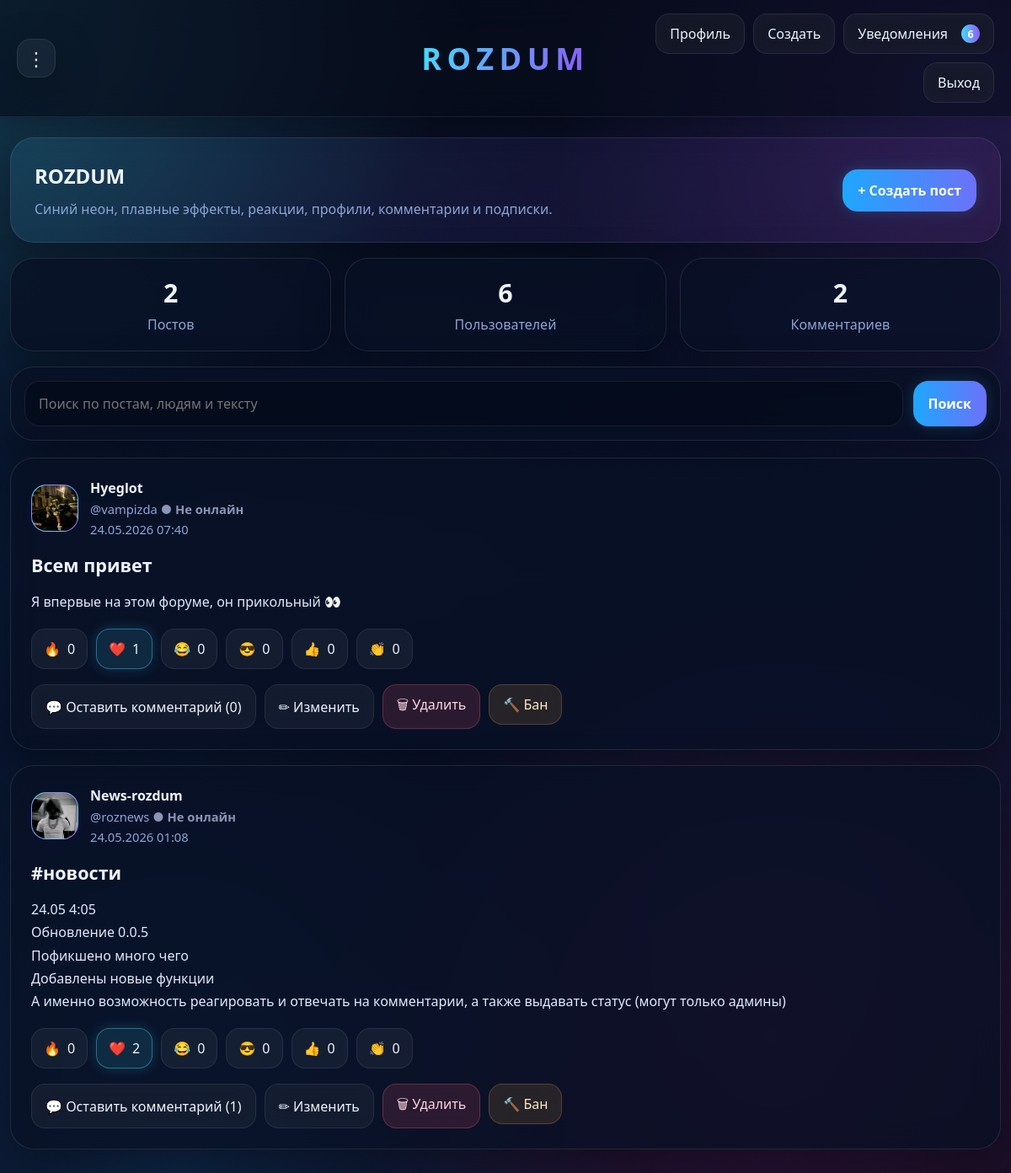
The page /forum (signed in) on the database its author committed.
### app.py (models this page shows)
class Topic(db.Model):
    id = db.Column(db.Integer, primary_key=True)
    title = db.Column(db.String(220), nullable=False)
    content = db.Column(db.Text, nullable=False)
    image = db.Column(db.String(255), default="")
    created_at = db.Column(db.DateTime, default=datetime.utcnow, nullable=False)
    updated_at = db.Column(db.DateTime, default=datetime.utcnow, onupdate=datetime.utcnow)
    user_id = db.Column(db.Integer, db.ForeignKey("user.id"), nullable=False)
    author = db.relationship("User", backref=db.backref("topics", lazy=True))

class User(UserMixin, db.Model):
    id = db.Column(db.Integer, primary_key=True)
    username = db.Column(db.String(80), unique=True, nullable=False, index=True)
    nickname = db.Column(db.String(80), nullable=False)
    password = db.Column(db.String(255), nullable=False)
    avatar = db.Column(db.String(255), default="")
    bio = db.Column(db.Text, default="")
    status = db.Column(db.String(120), default="")
    is_admin = db.Column(db.Boolean, default=False)
    is_banned = db.Column(db.Boolean, default=False)
    last_seen = db.Column(db.DateTime, default=datetime.utcnow, nullable=False)
    created_at = db.Column(db.DateTime, default=datetime.utcnow, nullable=False)

### app.py (the view, shortened to what this page needs)
@app.route("/forum")
@login_required
def forum():
    search = request.args.get("q", "").strip()
    query = Topic.query.join(User, Topic.user_id == User.id)
    topics = query.order_by(Topic.id.desc()).all()
    for topic in topics:
        decorate_topic(topic)
    return render_template(
        "forum.html",
        topics=topics,
        search=search,
        total_topics=Topic.query.count(),
        total_users=User.query.count(),
        total_comments=Comment.query.count(),
    )

### app.py (called while the page is built)
@login_manager.user_loader
def load_user(user_id):
    return User.query.get(int(user_id))

def is_online(user):
    if not user or not user.last_seen:
        return False
    return datetime.utcnow() - user.last_seen <= ONLINE_WINDOW

def decorate_topic(topic):
    topic.reaction_counts = {
        emoji: Reaction.query.filter_by(topic_id=topic.id, reaction=emoji).count()
        for emoji in REACTIONS
    }
    topic.comment_count = Comment.query.filter_by(topic_id=topic.id, parent_id=None).count()
    if current_user.is_authenticated:
        my_reaction = Reaction.query.filter_by(topic_id=topic.id, user_id=current_user.id).first()
        topic.my_reaction = my_reaction.reaction if my_reaction else ""
    else:
        topic.my_reaction = ""
    return topic

@app.context_processor
def inject_globals():
    unread = 0
    if current_user.is_authenticated:
        unread = Notification.query.filter_by(user_id=current_user.id, is_read=False).count()
    return {
        "unread_notifications_count": unread,
        "reactions_list": REACTIONS,
        "is_online": is_online,
    }

@app.before_request
def update_last_seen():
    if request.endpoint == "static":
        return
    if current_user.is_authenticated:
        if current_user.is_banned:
            logout_user()
            flash("Ваш аккаунт заблокирован.")
            return redirect(url_for("login"))
        current_user.last_seen = datetime.utcnow()
        db.session.commit()

### templates/forum.html (shortened to what this page needs)
{% extends "base.html" %}
{% block content %}
<section class="hero-strip card">
    <div>
        <h1>ROZDUM</h1>
        <p>Синий неон, плавные эффекты, реакции, профили, комментарии и подписки.</p>
    </div>
    <a class="btn-primary" href="{{ url_for('create_topic') }}">+ Создать пост</a>
</section>
<section class="stats-grid">
    <div class="stat-card card">
        <strong>{{ total_topics }}</strong>
        <span>Постов</span>
    </div>
    <div class="stat-card card">
        <strong>{{ total_users }}</strong>
        <span>Пользователей</span>
    </div>
    <div class="stat-card card">
        <strong>{{ total_comments }}</strong>
        <span>Комментариев</span>
    </div>
</section>
<form class="search-box card" method="GET" action="{{ url_for('forum') }}">
    <input type="text" name="q" value="{{ search }}" placeholder="Поиск по постам, людям и тексту">
    <button class="btn-primary" type="submit">Поиск</button>
</form>
<section class="topics-grid">
    {% for topic in topics %}
        <article class="topic-card card">
            <div class="topic-head">
                <a class="avatar" href="{{ url_for('profile', username=topic.author.username) }}">
                    {% if topic.author.avatar %}
                        <img src="{{ url_for('static', filename='uploads/' ~ topic.author.avatar) }}" alt="avatar">
                    {% else %}
                        <span>{{ topic.author.nickname[:1] | upper }}</span>
                    {% endif %}
                </a>
                <div class="topic-meta">
                    <div class="topic-author">
                        <a href="{{ url_for('profile', username=topic.author.username) }}">
                            {{ topic.author.nickname }}
                        </a>
                    </div>
                    <div class="topic-submeta">
                        @{{ topic.author.username }}
                        {% if is_online(topic.author) %}
                            <span class="online-dot">● Онлайн</span>
                        {% else %}
                            <span class="offline-dot">● Не онлайн</span>
                        {% endif %}
                    </div>
                    <div class="topic-time">{{ topic.created_at.strftime('%d.%m.%Y %H:%M') }}</div>
                </div>
            </div>
            <h2 class="topic-title">
                <a href="{{ url_for('topic_view', topic_id=topic.id) }}">{{ topic.title }}</a>
            </h2>
            <p class="topic-text">{{ topic.content }}</p>
            <div class="reaction-row">
                {% for emoji in reactions_list %}
                    <form method="POST" action="{{ url_for('react_topic', topic_id=topic.id) }}" class="reaction-form">
                        <button type="submit" class="reaction-btn {% if topic.my_reaction == emoji %}active{% endif %}">
                            {{ emoji }} <span>{{ topic.reaction_counts[emoji] }}</span>
                        </button>
                    </form>
                {% endfor %}
            </div>
            <div class="post-actions">
                <a class="small-btn" href="{{ url_for('topic_view', topic_id=topic.id) }}#comments">
                    💬 Оставить комментарий ({{ topic.comment_count }})
                </a>
                {% if current_user.id == topic.author.id or current_user.is_admin %}
                    <a class="small-btn" href="{{ url_for('edit_topic', topic_id=topic.id) }}">✏ Изменить</a>
                    <form method="POST" action="{{ url_for('delete_topic', topic_id=topic.id) }}"
                          onsubmit="return confirm('Удалить этот пост?');">
                        <button class="small-btn danger" type="submit">🗑 Удалить</button>
                    </form>
                {% endif %}
                {% if current_user.is_admin and current_user.id != topic.author.id %}
                    <form method="POST" action="{{ url_for('ban_user', username=topic.author.username) }}"
                          onsubmit="return confirm('Заблокировать пользователя?');">
                        <button class="small-btn warning" type="submit">🔨 Бан</button>
                    </form>
                {% endif %}
            </div>
        </article>
    {% endfor %}
</section>
{% endblock %}

### rows shown on the page
Topic: avatar (picture), author.nickname "Hyeglot", author.username "vampizda", created_at "24.05.2026 07:40", title "Всем привет", content "Я впервые на этом форуме, он прикольный 👀", reactions_list "🔥" "❤️" "😂" "😎" "👍" "👏", reaction_counts "0" "1" "0" "0" "0" "0", comment_count "0"
Topic: avatar (picture), author.nickname "News-rozdum", author.username "roznews", created_at "24.05.2026 01:08", title "#новости", content "24.05 4:05 Обновление 0.0.5 Пофикшено много чего Добавлены новые функции А именно возможность реагировать и отвечать на комментарии, а также выдавать статус (могут только админы)", reactions_list "🔥" "❤️" "😂" "😎" "👍" "👏", reaction_counts "0" "2" "0" "0" "0" "0", comment_count "1"

### other values the page prints
{{ unread_notifications_count }} "6"
{{ total_topics }} "2"
{{ total_users }} "6"
{{ total_comments }} "2"
